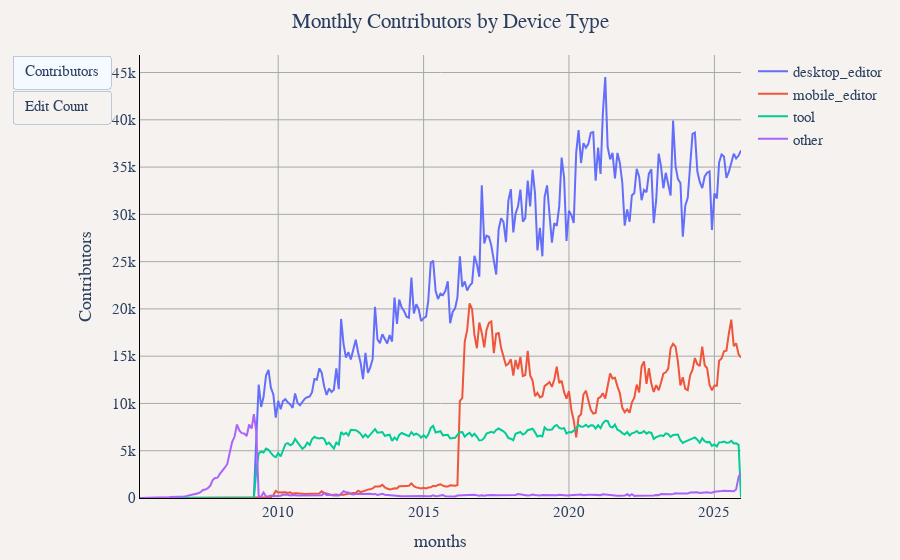

This figure's notebook cell:
### Markdown cell above
## Monthly Contributors by Device Type

### Code cell
df_device_metrics = duckdb.sql("""
SELECT
    CONCAT(year, '-', LPAD(CAST(month as VARCHAR), 2, '0')) as months,
    device_type,
    COUNT(DISTINCT user_name) as Contributors,
    CAST(SUM(edit_count) as BIGINT) as "Edit Count"
FROM '../changeset_data/year=*/month=*/*.parquet'
WHERE device_type IS NOT NULL
GROUP BY year, month, device_type
ORDER BY year, month, device_type
""").df()

util.show_figure(
    [
        util.FigureConfig(
            title="Monthly Contributors by Device Type",
            label="Contributors",
            x_col="months",
            y_col="Contributors",
            group_col="device_type",
            query_or_df=df_device_metrics,
        ),
        util.FigureConfig(
            title="Monthly Edit Count by Device Type",
            label="Edit Count",
            x_col="months",
            y_col="Edit Count",
            group_col="device_type",
            query_or_df=df_device_metrics,
        ),
    ],
)

### Figure 1 — Plotly figure (JSON) as saved in the notebook; plotly's stock layout.template omitted (floating-point values rounded to 4 significant figures; data arrays with more than 128 entries replaced by an {"elided": "..."} marker saying what was removed)
{"data": [{"hovertemplate": "desktop_editor<br>%{x}<br>%{y:,} Contributors<extra></extra>", "name": "desktop_editor", "type": "scatter", "visible": true, "x": {"elided": "249 str values"}, "y": {"elided": "249 int values"}}, {"hovertemplate": "mobile_editor<br>%{x}<br>%{y:,} Contributors<extra></extra>", "name": "mobile_editor", "type": "scatter", "visible": true, "x": {"elided": "249 str values"}, "y": {"elided": "249 int values"}}, {"hovertemplate": "tool<br>%{x}<br>%{y:,} Contributors<extra></extra>", "name": "tool", "type": "scatter", "visible": true, "x": {"elided": "249 str values"}, "y": {"elided": "249 int values"}}, {"hovertemplate": "other<br>%{x}<br>%{y:,} Contributors<extra></extra>", "name": "other", "type": "scatter", "visible": true, "x": {"elided": "249 str values"}, "y": {"elided": "249 int values"}}, {"hovertemplate": "desktop_editor<br>%{x}<br>%{y:,} Edit Count<extra></extra>", "name": "desktop_editor", "type": "scatter", "visible": false, "x": {"elided": "249 str values"}, "y": {"elided": "249 int values"}}, {"hovertemplate": "mobile_editor<br>%{x}<br>%{y:,} Edit Count<extra></extra>", "name": "mobile_editor", "type": "scatter", "visible": false, "x": {"elided": "249 str values"}, "y": {"elided": "249 int values"}}, {"hovertemplate": "tool<br>%{x}<br>%{y:,} Edit Count<extra></extra>", "name": "tool", "type": "scatter", "visible": false, "x": {"elided": "249 str values"}, "y": {"elided": "249 int values"}}, {"hovertemplate": "other<br>%{x}<br>%{y:,} Edit Count<extra></extra>", "name": "other", "type": "scatter", "visible": false, "x": {"elided": "249 str values"}, "y": {"elided": "249 int values"}}], "layout": {"barmode": "stack", "font": {"family": "Times", "size": 15}, "margin": {"b": 55, "l": 55, "r": 55, "t": 55}, "paper_bgcolor": "#f5f2f0", "plot_bgcolor": "#f5f2f0", "title": {"text": "Monthly Contributors by Device Type", "x": 0.5}, "updatemenus": [{"buttons": [{"args": [{"visible": [true, true, true, true, false, false, false, false]}, {"title.text": "Monthly Contributors by Device Type", "xaxis.title.text": "months", "yaxis.title.text": "Contributors"}], "label": "Contributors", "method": "update"}, {"args": [{"visible": [false, false, false, false, true, true, true, true]}, {"title.text": "Monthly Edit Count by Device Type", "xaxis.title.text": "months", "yaxis.title.text": "Edit Count"}], "label": "Edit Count", "method": "update"}], "type": "buttons"}], "xaxis": {"gridcolor": "darkgray", "linecolor": "black", "showgrid": true, "tickcolor": "black", "title": {"text": "months"}, "zerolinecolor": "darkgray"}, "yaxis": {"gridcolor": "darkgray", "linecolor": "black", "rangemode": "tozero", "showgrid": true, "tickcolor": "black", "title": {"text": "Contributors"}, "zerolinecolor": "darkgray"}}}
